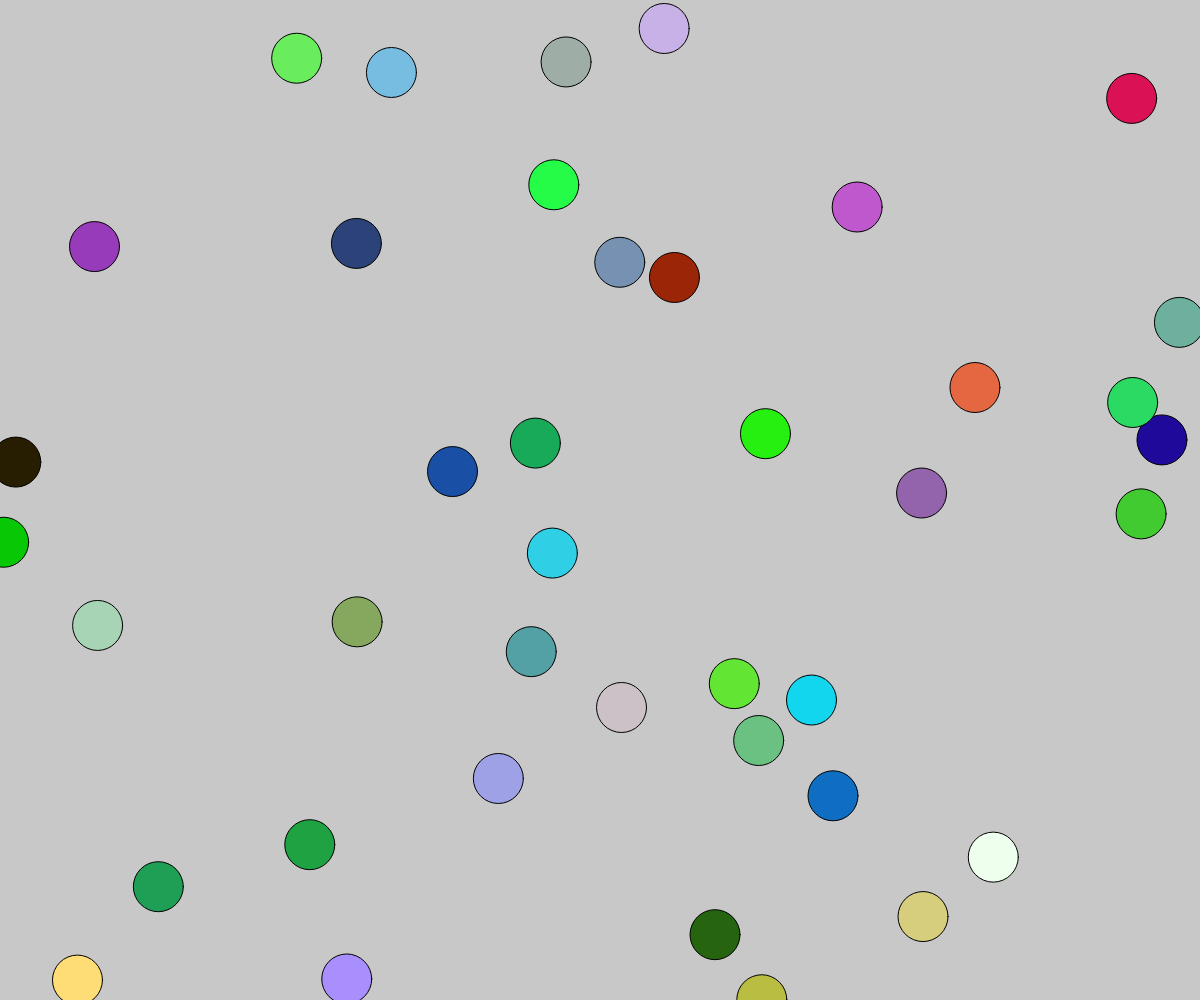
Frame 1 (no input)
Frame 60 (no input): identical to frame 1, image omitted
Frame 120 (the mouse pressed at the canvas centre since frame 60): identical to frame 1, image omitted

The p5.js sketch that drew this single still picture (run headless with seeded random() and noise() and a simulated clock; from frame 60 on, the mouse is pressed at the canvas centre):

// p5.js sketch
// ── sketch.js
listOfCircles = []
size = 0 
function setup() {
	createCanvas(windowWidth, windowHeight);
	size = 50
	for(i = 0 ; i < 40 ; i ++){
		listOfCircles.push({
			x:random (windowWidth),
			y:random (windowHeight),
			r: random(255),
			g: random(255),
			b: random(255)
		})
	}
	
}
function move(u) {
	if(u < windowWidth){
		u=u+1
	}
	return u


}
function draw() {
	background(200);
	for(i = 0 ; i < 40 ; i ++){
		x = listOfCircles[i].x
		y = listOfCircles[i].y
		r=  listOfCircles[i].r 
		
		g= listOfCircles[i].g
		b= listOfCircles[i].b
		fill(r,g,b);
		ellipse(x,y,size,size);

		//listOfCircles[i].x=move(x);
	}
    
}
